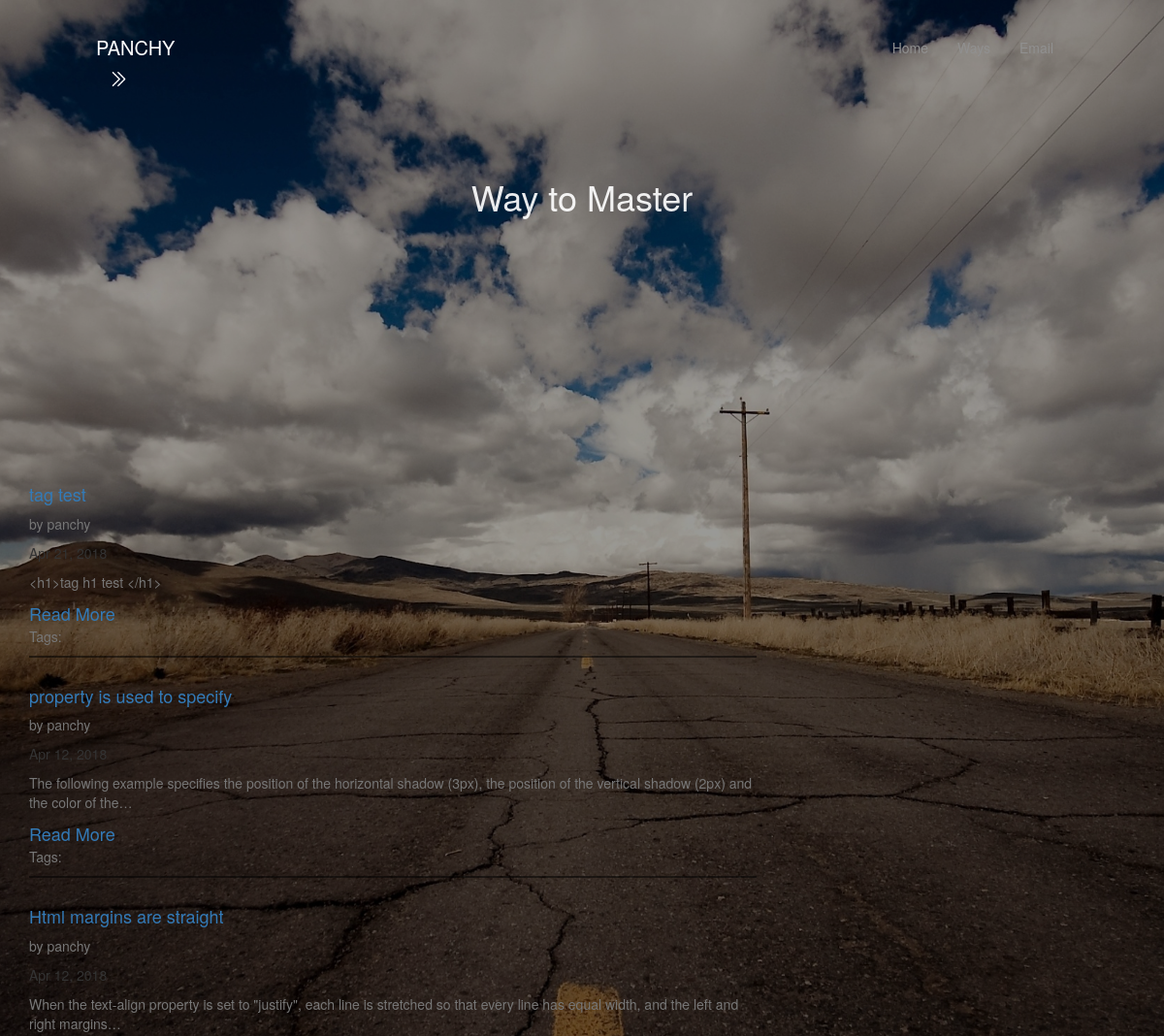
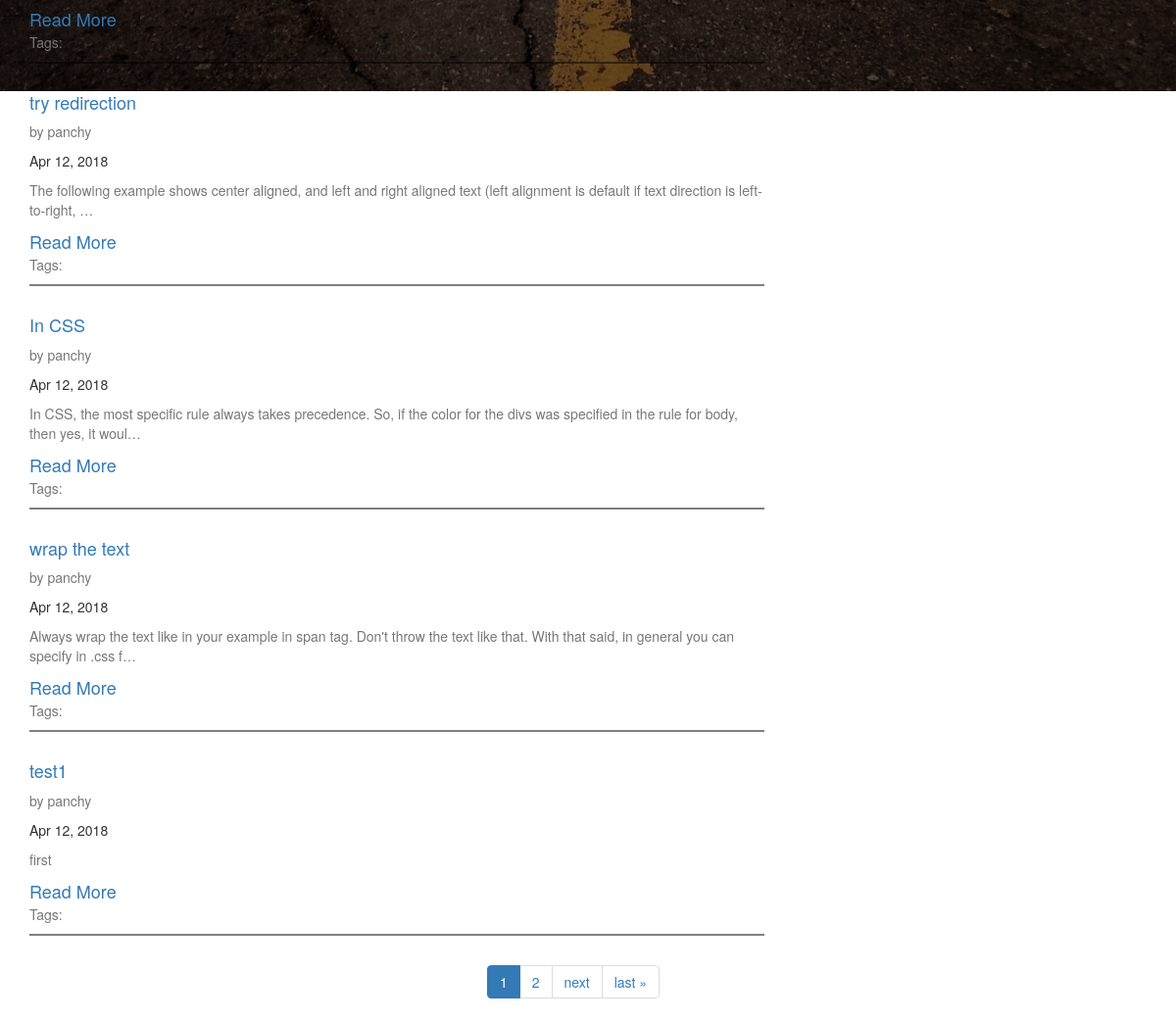
The page /index/ways/ on the database as committed earlier (2 pictures, top to bottom).
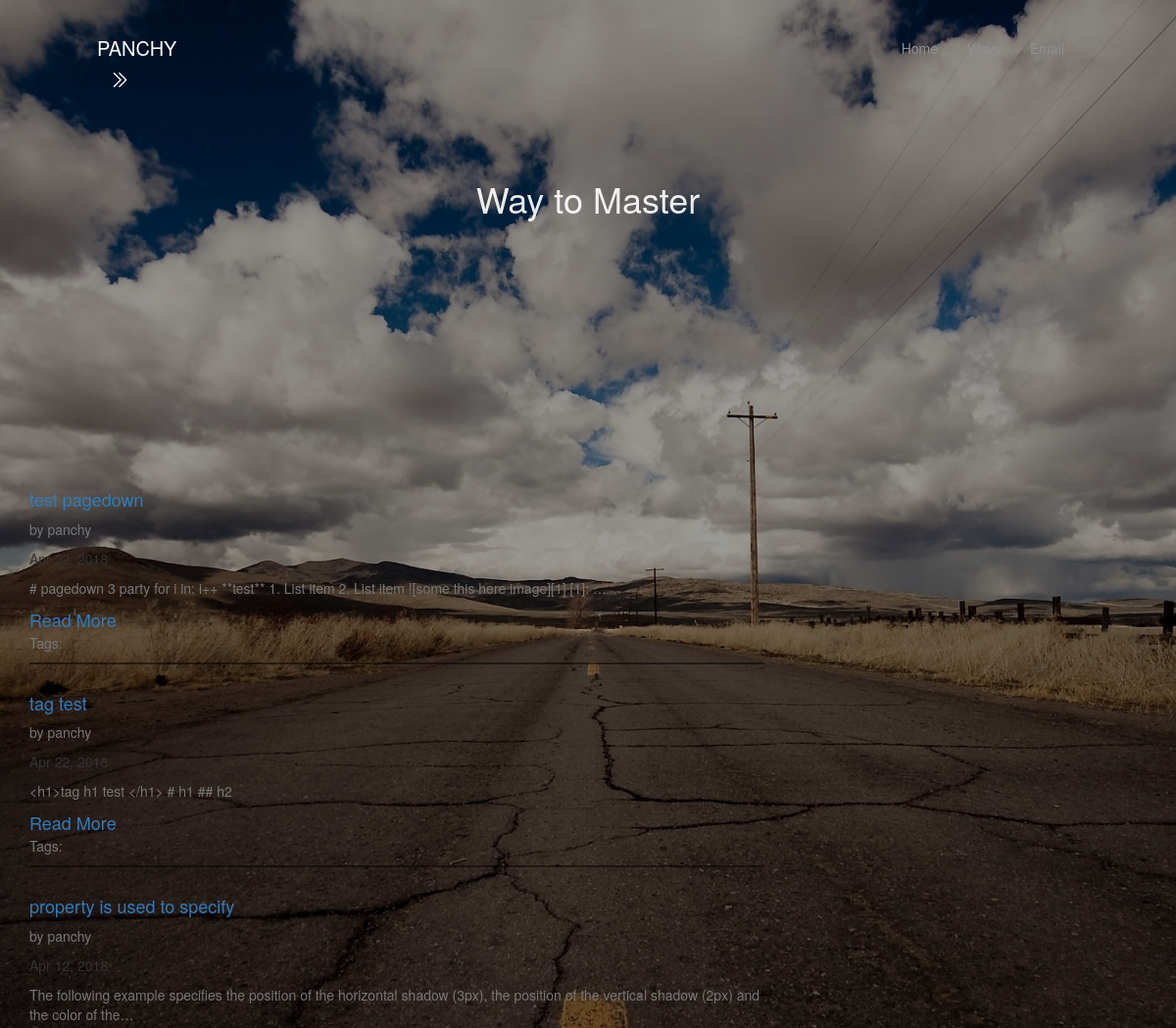
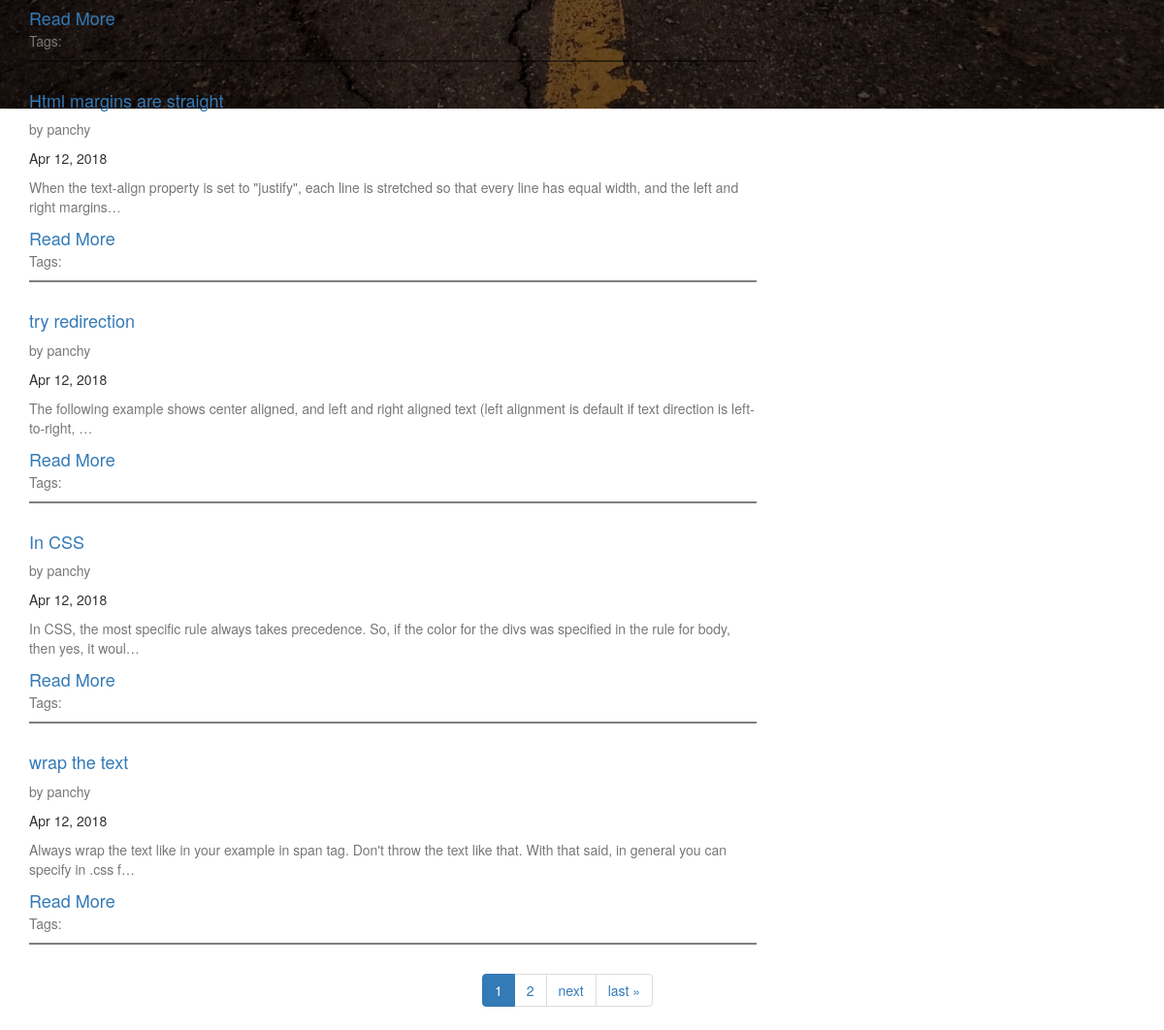
The same page on the database as committed later (2 pictures, top to bottom).
### article/models.py (models this page shows, shortened)
class Article(models.Model):
    User=models.ForeignKey(settings.AUTH_USER_MODEL,default=1)
    Id=models.AutoField(primary_key=True)
    Title=models.CharField(max_length=1000,blank = False)
    Image=models.ImageField(upload_to=upload_location,
                            null=False,
                            blank=False,
                            width_field='width_field',
                            height_field='height_field',)
    height_field=models.IntegerField(default=0)
    width_field=models.IntegerField(default=0)
    Publish=models.BooleanField(default=False)
    Content=models.TextField()
    UpdateTime=models.DateTimeField(auto_now_add=False,auto_now=True)
    Build=models.DateTimeField(auto_now_add=True,auto_now=False)
    Tags = models.ManyToManyField(Tag,through='TagsArticle')
    objects=PostManager()

### article/views.py (the view)
def allArticle(request):
    title='Way to Master'
    limit=7
    if not request.user.is_staff or not request.user.is_superuser:
        quearyset=Article.objects.filter(Publish=True).order_by("-UpdateTime")
    else:
        quearyset=Article.objects.all()
    paginator = Paginator(quearyset, limit) # Show 2 contacts per page
    page = request.GET.get('page')
    try:
        contacts = paginator.page(page)
    except PageNotAnInteger:
        contacts=paginator.page(1)
    except EmptyPage:
        contacts=paginator.page(paginator.num_pages)
    context={
        "title":title,
        "objects_list":contacts,
    }
    return render(request,"article.html",context)

### templates/article.html (shortened to what this page needs)
{%extends 'base.html' %}
{% load tz %}
{% load static %}
{%block css%}
<link rel="stylesheet" type="text/css" href="{% static 'css/article.css' %}">
{%endblock css%}
{%block intro%}
<div class="intro-detail">
    <h1 >{{title}}</h1>
</div>
{%endblock intro%}
{%block body%}
  <div class="container">
    <div class="row">
      {%for obj in objects_list%}
        <div class="col-lg-8">
            <h1 class="news-h1"><a href="{%url "article:detail" pk=obj.Id %}">{{obj.Title}}</a></h1>
            <p class="new-font-color">by {{obj.User}}</p>
            <p>{{obj.UpdateTime|localtime|date:'M d, Y'}}</p>
            <p class="new-font-color content-markdown">{{obj.Content|truncatechars:140}}</p>
            <a class="news-h1" href="{%url "article:detail" pk=obj.Id %}">Read More</a>
  	        <p class="new-font-color">
              Tags:
            <hr style="border-top: 2px solid #00000080;">
        </div>
        {%endfor%}
      </div>
  </div>
<nav aria-label="..." class="pagenav" style="text-align: center;">
  <div class="pagination">
      <li class="page-item active">
        <a class="page-link" href="#">{{ objects_list.number }} <span class="sr-only">(current)</span></a>
      </li>
      {% if objects_list.has_next %}
      <li class="page-item">
          <a href="?page={{ objects_list.next_page_number }}">{{ objects_list.next_page_number }}</a>
      </li>
      <li class="page-item">
          <a href="?page={{ objects_list.next_page_number }}">next</a>
       </li>
       <li class="page-item">
          <a href="?page={{ objects_list.paginator.num_pages }}">last &raquo;</a>
        </li>
      {% endif %}
  </div>
</nav>
{%endblock body%}

Rows that differ between the two databases and show on the page:
no longer on this page (row unchanged): Article: Title "test1", User "panchy", UpdateTime "Apr 12, 2018", Content "first"
added Article: Title "test pagedown", User "panchy", UpdateTime "Apr 22, 2018", Content "# pagedown 3 party for i in: i++ **test** 1. List item 2. List item ![some this here image][1] [1]: …"
changed Article "tag test": UpdateTime "Apr 21, 2018" → "Apr 22, 2018"; Content "<h1>tag h1 test </h1>" → "<h1>tag h1 test </h1> # h1 ## h2"
